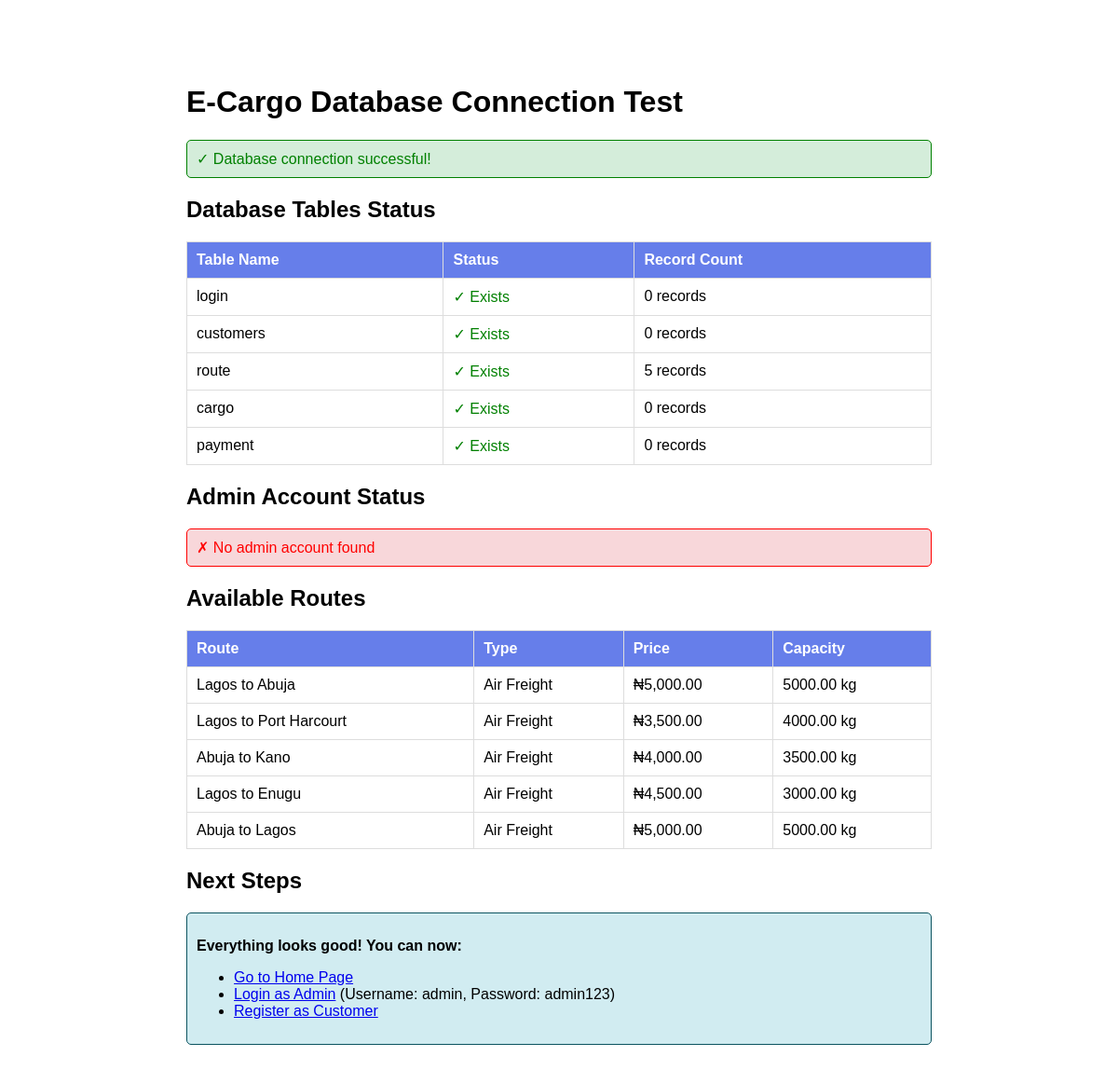
The page /test_connection.php on the database its author committed.
### tables this page shows
CREATE TABLE IF NOT EXISTS route (
    id INT AUTO_INCREMENT PRIMARY KEY,
    route VARCHAR(200) NOT NULL,
    price DECIMAL(10, 2) NOT NULL,
    type VARCHAR(50) NOT NULL,
    time VARCHAR(50) NOT NULL,
    capacity DECIMAL(10, 2) NOT NULL COMMENT 'Maximum weight capacity in kg',
    created_at TIMESTAMP DEFAULT CURRENT_TIMESTAMP
);

### test_connection.php (the view, shortened to what this page needs)
<?php
echo "<!DOCTYPE html>
<html>
<head>
    <title>Database Test - E-Cargo System</title>
    <style>
        body { font-family: Arial; max-width: 800px; margin: 50px auto; padding: 20px; }
        .success { color: green; padding: 10px; background: #d4edda; border: 1px solid green; border-radius: 5px; margin: 10px 0; }
        .error { color: red; padding: 10px; background: #f8d7da; border: 1px solid red; border-radius: 5px; margin: 10px 0; }
        .info { padding: 10px; background: #d1ecf1; border: 1px solid #0c5460; border-radius: 5px; margin: 10px 0; }
        table { width: 100%; border-collapse: collapse; margin: 20px 0; }
        th, td { padding: 10px; border: 1px solid #ddd; text-align: left; }
        th { background: #667eea; color: white; }
    </style>
</head>
<body>
    <h1>E-Cargo Database Connection Test</h1>";
try {
    $conn = getDBConnection();
    echo "<div class='success'>✓ Database connection successful!</div>";
    echo "<h2>Database Tables Status</h2>";
    $tables = ['login', 'customers', 'route', 'cargo', 'payment'];
    echo "<table>";
    echo "<tr><th>Table Name</th><th>Status</th><th>Record Count</th></tr>";
    foreach ($tables as $table) {
        $result = $conn->query("SELECT COUNT(*) as count FROM $table");
        if ($result) {
            $count = $result->fetch_assoc()['count'];
            echo "<tr><td>$table</td><td style='color: green;'>✓ Exists</td><td>$count records</td></tr>";
        } else {
            echo "<tr><td>$table</td><td style='color: red;'>✗ Missing</td><td>-</td></tr>";
        }
    }
    echo "</table>";
    echo "<h2>Admin Account Status</h2>";
    $admin_check = $conn->query("SELECT * FROM login WHERE role = 'admin' LIMIT 1");
    if ($admin_check && $admin_check->num_rows > 0) {
        $admin = $admin_check->fetch_assoc();
        echo "<div class='success'>✓ Admin account exists</div>";
        echo "<div class='info'><strong>Username:</strong> " . htmlspecialchars($admin['username']) . "</div>";
    } else {
        echo "<div class='error'>✗ No admin account found</div>";
    }
    echo "<h2>Available Routes</h2>";
    $routes = $conn->query("SELECT * FROM route");
    if ($routes && $routes->num_rows > 0) {
        echo "<table>";
        echo "<tr><th>Route</th><th>Type</th><th>Price</th><th>Capacity</th></tr>";
        while ($route = $routes->fetch_assoc()) {
            echo "<tr>";
            echo "<td>" . htmlspecialchars($route['route']) . "</td>";
            echo "<td>" . htmlspecialchars($route['type']) . "</td>";
            echo "<td>₦" . number_format($route['price'], 2) . "</td>";
            echo "<td>" . $route['capacity'] . " kg</td>";
            echo "</tr>";
        }
        echo "</table>";
    } else {
        echo "<div class='error'>No routes found. Please import the database.</div>";
    }
    echo "<h2>Next Steps</h2>";
    echo "<div class='info'>";
    echo "<p><strong>Everything looks good! You can now:</strong></p>";
    echo "<ul>";
    echo "<li><a href='index.php'>Go to Home Page</a></li>";
    echo "<li><a href='admin/login.php'>Login as Admin</a> (Username: admin, Password: admin123)</li>";
    echo "<li><a href='pages/register.php'>Register as Customer</a></li>";
    echo "</ul>";
    echo "</div>";
} catch (Exception $e) {
    echo "<div class='error'>✗ Database connection failed: " . $e->getMessage() . "</div>";
    echo "<div class='info'>";
    echo "<p><strong>Troubleshooting:</strong></p>";
    echo "<ol>";
    echo "<li>Make sure XAMPP MySQL is running</li>";
    echo "<li>Import the database: Open phpMyAdmin → Import → Select cargo_db.sql</li>";
    echo "<li>Check database credentials in config/database.php</li>";
    echo "</ol>";
    echo "</div>";
}
echo "</body></html>";
?>

### test_connection.php (style rules this page uses)
body { font-family: Arial; max-width: 800px; margin: 50px auto; padding: 20px; }
.success { color: green; padding: 10px; background: #d4edda; border: 1px solid green; border-radius: 5px; margin: 10px 0; }
.error { color: red; padding: 10px; background: #f8d7da; border: 1px solid red; border-radius: 5px; margin: 10px 0; }
.info { padding: 10px; background: #d1ecf1; border: 1px solid #0c5460; border-radius: 5px; margin: 10px 0; }
table { width: 100%; border-collapse: collapse; margin: 20px 0; }
th, td { padding: 10px; border: 1px solid #ddd; text-align: left; }
th { background: #667eea; color: white; }

### rows shown on the page
route: route "Lagos to Abuja", type "Air Freight", price "5,000.00", capacity "5000.00"
route: route "Lagos to Port Harcourt", type "Air Freight", price "3,500.00", capacity "4000.00"
route: route "Abuja to Kano", type "Air Freight", price "4,000.00", capacity "3500.00"
route: route "Lagos to Enugu", type "Air Freight", price "4,500.00", capacity "3000.00"
route: route "Abuja to Lagos", type "Air Freight", price "5,000.00", capacity "5000.00"

### other values the page prints
$table "login"
$count "0"
$table "customers"
$table "route"
$count "5"
$table "cargo"
$table "payment"
